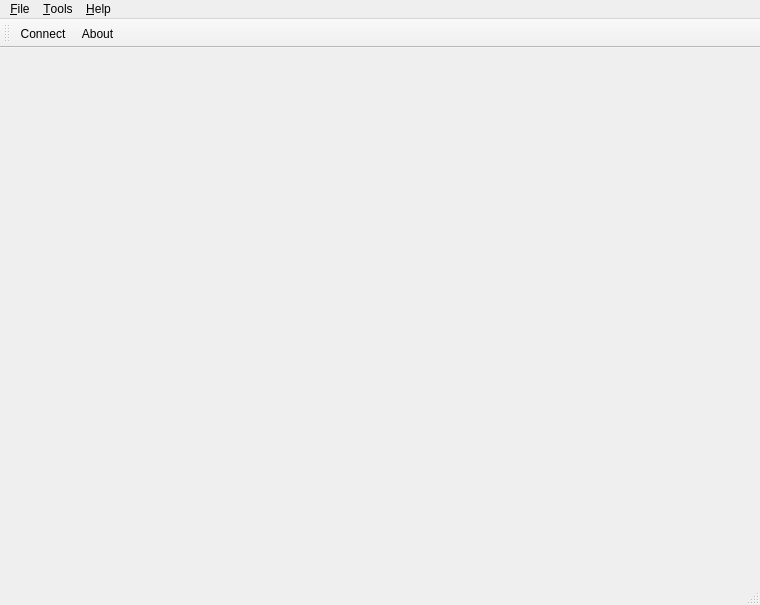
<?xml version="1.0" encoding="UTF-8"?>
<ui version="4.0">
 <class>MainWindow</class>
 <widget class="QMainWindow" name="MainWindow">
  <property name="geometry">
   <rect>
    <x>0</x>
    <y>0</y>
    <width>760</width>
    <height>605</height>
   </rect>
  </property>
  <property name="windowTitle">
   <string>VisualGPSqt</string>
  </property>
  <widget class="QWidget" name="centralWidget">
   <layout class="QVBoxLayout" name="verticalLayout"/>
  </widget>
  <widget class="QMenuBar" name="menuBar">
   <property name="geometry">
    <rect>
     <x>0</x>
     <y>0</y>
     <width>760</width>
     <height>20</height>
    </rect>
   </property>
   <widget class="QMenu" name="menu_File">
    <property name="title">
     <string>&amp;File</string>
    </property>
    <addaction name="actionExit"/>
   </widget>
   <widget class="QMenu" name="menu_Tools">
    <property name="title">
     <string>&amp;Tools</string>
    </property>
    <addaction name="action_Connect"/>
    <addaction name="actionConnect_using_File"/>
   </widget>
   <widget class="QMenu" name="menu_Help">
    <property name="title">
     <string>&amp;Help</string>
    </property>
    <addaction name="action_About"/>
   </widget>
   <addaction name="menu_File"/>
   <addaction name="menu_Tools"/>
   <addaction name="menu_Help"/>
  </widget>
  <widget class="QToolBar" name="mainToolBar">
   <property name="iconSize">
    <size>
     <width>32</width>
     <height>32</height>
    </size>
   </property>
   <property name="toolButtonStyle">
    <enum>Qt::ToolButtonTextUnderIcon</enum>
   </property>
   <attribute name="toolBarArea">
    <enum>TopToolBarArea</enum>
   </attribute>
   <attribute name="toolBarBreak">
    <bool>false</bool>
   </attribute>
   <addaction name="action_Connect"/>
   <addaction name="action_About"/>
  </widget>
  <widget class="QStatusBar" name="statusBar"/>
  <action name="action_Connect">
   <property name="icon">
    <iconset resource="Images.qrc">
     <normaloff>:/Images/Resources/toolbar_connect.png</normaloff>:/Images/Resources/toolbar_connect.png</iconset>
   </property>
   <property name="text">
    <string>&amp;Connect</string>
   </property>
   <property name="toolTip">
    <string>Connect to GPS through Serial Port</string>
   </property>
  </action>
  <action name="action_About">
   <property name="icon">
    <iconset resource="Images.qrc">
     <normaloff>:/Images/Resources/toolbar_about.png</normaloff>:/Images/Resources/toolbar_about.png</iconset>
   </property>
   <property name="text">
    <string>&amp;About</string>
   </property>
  </action>
  <action name="actionExit">
   <property name="text">
    <string>E&amp;xit</string>
   </property>
  </action>
  <action name="actionConnect_using_File">
   <property name="text">
    <string>Connect using &amp;File</string>
   </property>
  </action>
 </widget>
 <layoutdefault spacing="6" margin="11"/>
 <resources>
  <include location="Images.qrc"/>
 </resources>
 <connections/>
</ui>
